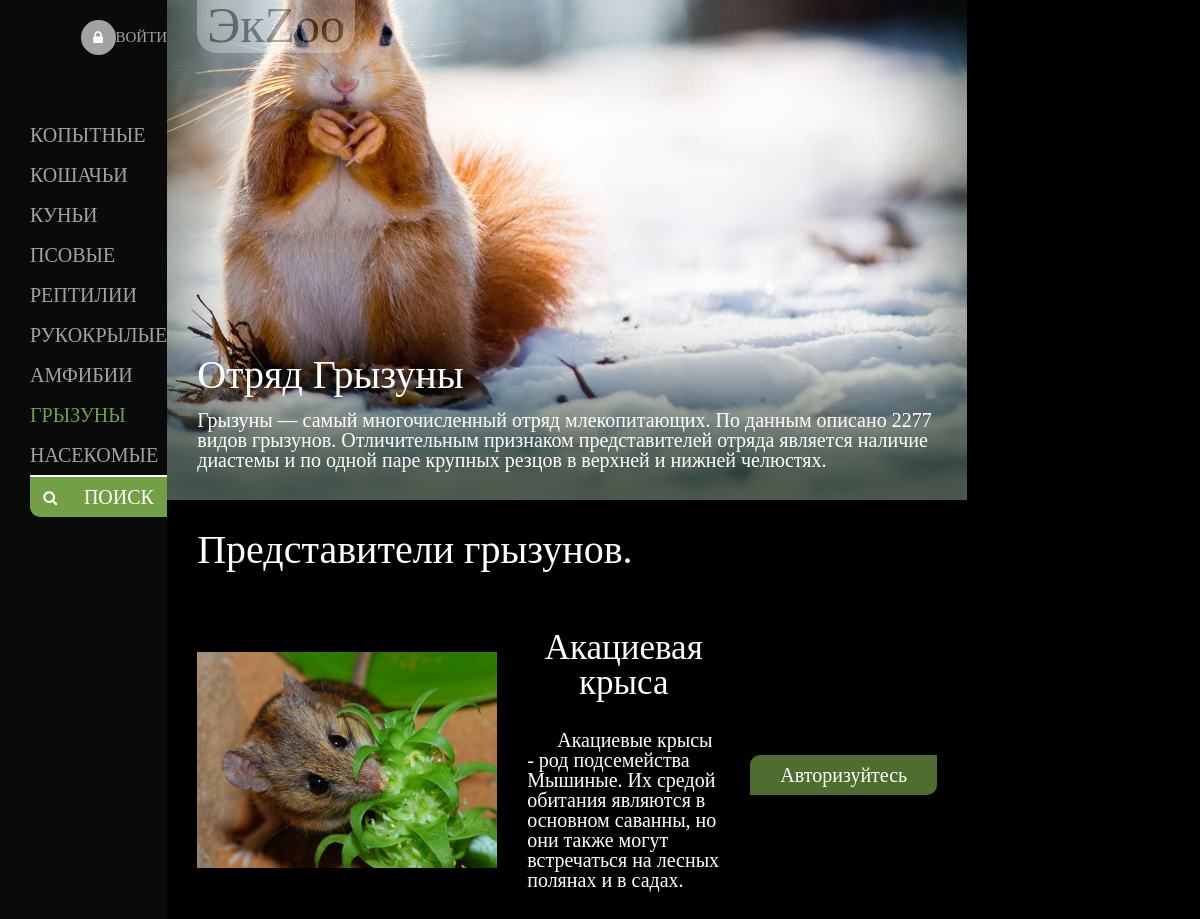
/pages/rodents.php, run on the app's committed database.
### tables this page shows
CREATE TABLE `animals` (
  `ID_animal` int NOT NULL,
  `Pictures` varchar(200) NOT NULL,
  `Short_info` varchar(400) NOT NULL,
  `Name` varchar(40) NOT NULL,
  `Class` varchar(40) NOT NULL,
  `Kind` varchar(40) NOT NULL,
  `Height` varchar(10) NOT NULL,
  `Weight` varchar(10) NOT NULL,
  `Food` varchar(1000) NOT NULL,
  `Life_span` varchar(10) NOT NULL,
  `appearance` varchar(3000) NOT NULL,
  `lifestyle_info` varchar(3000) NOT NULL,
  `ID_habitats` int NOT NULL
);

### PHP/connect.php (called while the page is built, shortened)
<?
$host = 'localhost';
$db = 'экzoo';
$user = 'root';
$pass = '';
$charset = 'utf8';
$dsn = "mysql:host=$host;dbname=$db;charset=$charset";
$opt = array (
    PDO::ATTR_ERRMODE => PDO::ERRMODE_EXCEPTION,
    PDO::ATTR_DEFAULT_FETCH_MODE => PDO::FETCH_ASSOC,
    PDO::ATTR_EMULATE_PREPARES => false,
);
$pdo = new PDO($dsn, $user, $pass, $opt);
function get_animals_rod(){
	global $pdo;
	$sqlAnimals = $pdo->query("SELECT * FROM `animals` WHERE `Class` LIKE '%Грызуны%'");
	return $sqlAnimals;
}
?>

### pages/rodents.php (the view, shortened to what this page needs)
<html lang="ru">
<head>
	<link rel="stylesheet" href="../css/style-allPage.css">
	<link rel="stylesheet" type="text/css" href="../css/media.css">
</head>
<body>
	<div class="wrapper">
		<div class="two-blocks">
			<div class="left-block">
				<div class="navigation-menu">
				<?
					if($_SESSION['autorized'] == true){
						echo "<div class='user-name'>Ваш логин:"."<br>".$_SESSION['login']."</div><div class='authorization-state'><i class='fa fa-lock'></i><a href='../PHP/logout.php'>Выйти</a></div>";
					}else{
						echo "<div class='user-name'><div class='authorization-state'><i class='fa fa-lock'></i><a href='../PHP/login.php'>Войти</a></div></div>";
					}
				?>
					<ul class="menu">
						<a href="ungulates.php"><li class="list-menu">копытные</li></a>
						<a href="catlike.php"><li class="list-menu">кошачьи</li></a>
						<a href="kynie.php"><li class="list-menu">куньи</li></a>
						<a href="doglike.php"><li class="list-menu">псовые</li></a>
						<a href="reptiles.php"><li class="list-menu">рептилии</li></a>
						<a href="cheiroptera.php"><li class="list-menu">рукокрылые</li></a>
						<a href="amphibians.php"><li class="list-menu">амфибии</li></a>
						<a href="rodents.php"><li class="list-menu active">грызуны</li></a>
						<a href="arthropods.php"><li class="list-menu">насекомые</li></a>
						<a href="../PHP/find.php"><li class="list-menu serch-animals"><i class="fa fa-search"></i>поиск</li></a>
					</ul>
				</div>
			</div>
			<div class="right-block">
				<div class="header" style="background: url(../img/pictures/Грызуны/Грызуны.jpg) 100% 100%">
					<div class="content-top">
						<div><a href="../index.php" class="name-site">ЭкZoo</a></div>
					</div>
					<div class="content-bottom">
						<h1 class="detachment__title">Отряд Грызуны</h1>
						<h2 class="detachment-info detachment-info__title">Грызуны — самый многочисленный отряд млекопитающих. По данным описано 2277 видов грызунов. Отличительным признаком представителей отряда является наличие диастемы и по одной паре крупных резцов в верхней и нижней челюстях.</h2>
					</div>
				</div>
				<div class="content">
					<div class="content-text name-class_title">Представители грызунов.</div>
						<?php
							require_once('../PHP/connect.php');
							$animalsInfo = get_animals_rod();
							foreach ($animalsInfo as $animalInfo): ?>
								<div class="content-row">
									<div class="content__left-block"><img src="<?php echo $animalInfo["Pictures"]; ?>"></div>
									<div class="content__right-block">
										<div class="animal-name"><?php echo $animalInfo["Name"]; ?></div>
										<p class="animal-info title2"><?php echo $animalInfo["Short_info"]; ?></p>
									</div>
									<?
										if($_SESSION['autorized'] == true){
											?><a href="../PHP/show-more.php?id=<?php echo $animalInfo["ID_animal"]?>" class="show-more title2">Подробнее</a><?
										}else {
											?><a href="../PHP/login.php" class="show-more title2">Авторизуйтесь</a><?}?>
								</div>
						<? endforeach; ?>
				</div>
			</div>
		</div>
	</div>
</body>
</html>

### css/style-allPage.css (style rules this page uses)
* { padding: 0; margin: 0; border: 0; box-sizing: border-box; }
*, *:before, *:after { box-sizing: border-box; }
html, body { height: 100%; width: 100%; font-size: 100%; line-height: 1; font-size: 14px; -ms-text-size-adjust: 100%; -moz-text-size-adjust: 100%; -webkit-text-size-adjust: 100%; }
a, a:visited { text-decoration: none; }
ul li { list-style: none; }
img { vertical-align: top; }
h1, h2, h3, h4, h5, h6 { font-size: inherit; font-weight: 400; }
body { background-color: #000; color: #fff; font-family: "EB Garamond", serif; }
.name-site { font-size: 50px; color: #000; user-select: none; padding: 0 10px; background: #fff; border-radius: 0 0 20px 20px; opacity: 30%; }
.fa-search { font-size: 15px; }
.detachment__title, .name-class_title { font-size: 40px; }
.detachment-info__title { font-size: 20px; }
.title2 { font-size: 20px; }
.animal-name { font-size: 35px; }
.wrapper { max-width: 1250px; margin: 0 auto; }
.two-blocks { display: flex; }
.wrapper .two-blocks .left-block { text-transform: uppercase; font-size: 20px; background-color: #0a0a0a; padding-left: 30px; }
.navigation-menu { display: flex; flex-direction: column; justify-content: center; }
.user-name { margin: 10px 0 10px; word-wrap: break-word; font-size: 15px; }
.authorization-state { display: flex; justify-content: flex-end; align-items: center; margin: 10px 0 50px; border-radius: 30px 0 0 30px; }
.authorization-state a { padding: 7px 0; color: #a2a2a2; }
.fa-lock { display: flex; justify-content: center; align-items: center; width: 35px; height: 35px; border-radius: 50%; background: #a2a2a2; }
.menu a { color: #a2a2a2; user-select: none; }
.menu a .active { color: #739f46; }
.menu .list-menu { padding: 10px 0; }
.serch-animals { display: flex; align-items: center; justify-content: space-around; color: #fff; background-color: #739f46; border-top: 2px solid #fff; border-radius: 0 0 0 10px; }
.wrapper .two-blocks .right-block { font-size: 10px; }
.wrapper .two-blocks .right-block .header { display: flex; flex-direction: column; justify-content: space-between; width: 1095px; height: 700px; padding: 0 30px 30px; background-size: 100% 100%; box-shadow: inset 0 -100px 100px rgba(0, 20, 0, 0.7); }
.content-top { display: flex; justify-content: space-between; align-items: center; }
.detachment-info { margin-top: 15px; }
.content { padding: 0 30px 30px; }
.content-text { margin: 30px 0; }
.content-row { display: flex; justify-content: center; align-items: center; margin-top: 20px; }
.content__left-block img { width: 300px; }
.content__right-block { padding: 30px; }
.animal-name { text-align: center; }
.animal-info { margin-top: 30px; text-indent: 1.5em; }
.show-more { background-color: #4E6D2E; margin-top: 30px; padding: 10px 30px; cursor: pointer; border-radius: 10px 0 10px 0; color: #fff; }

### css/media.css (style rules this page uses)
@media (max-width: 1270px) { .wrapper .two-blocks .right-block .header { width: 800px; height: 500px; } }
@media (max-width: 1270px) { .wrapper .two-blocks .right-block { width: 800px; } }

### data on the page
animals: Pictures (picture), Name "Акациевая крыса", Short_info "Акациевые крысы - род подсемейства Мышиные. Их средой обитания являются в основном саванны, но они также могут встречаться на лесных полянах и в садах."
